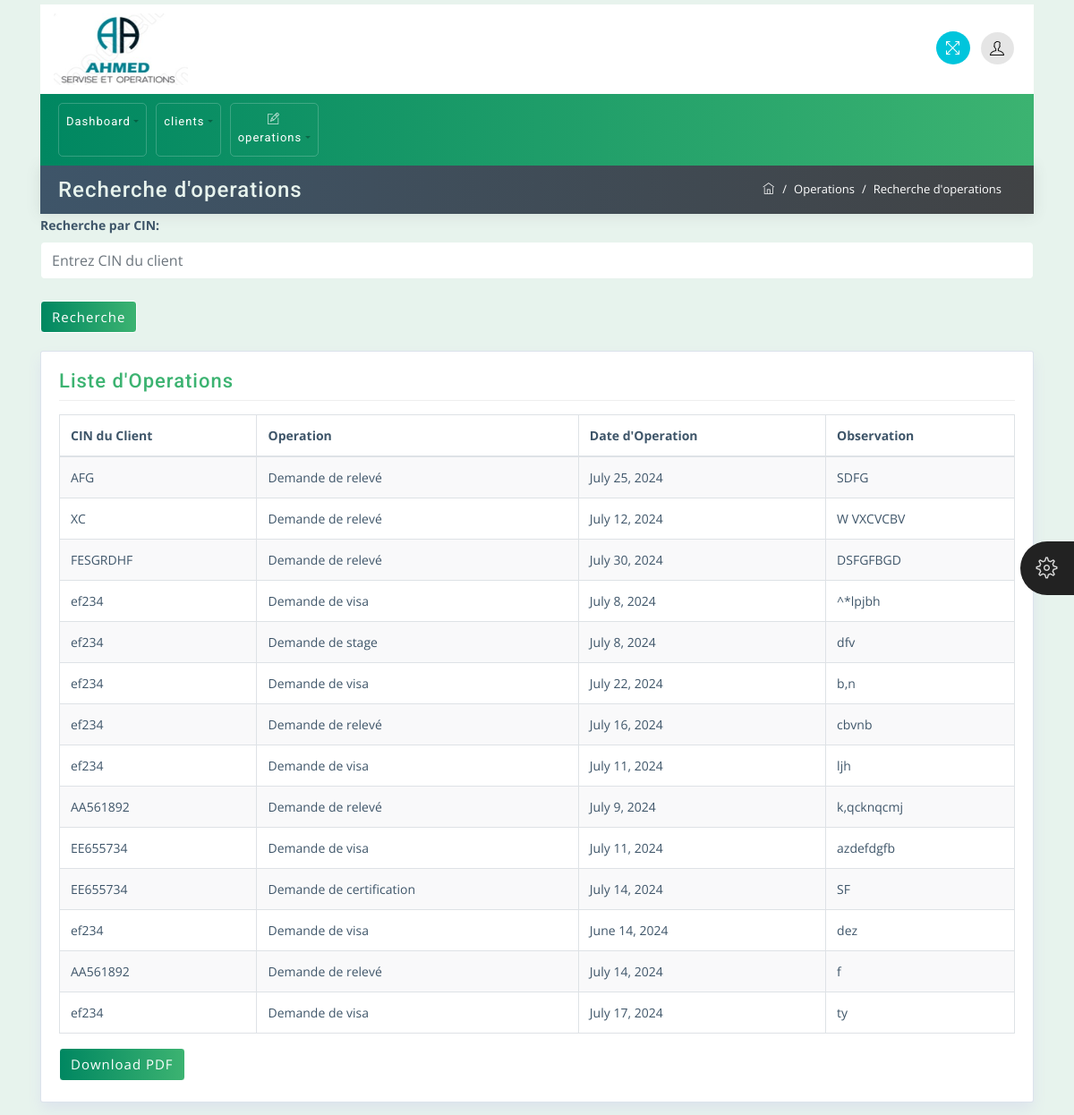
Page /operation/all on the earlier database version.
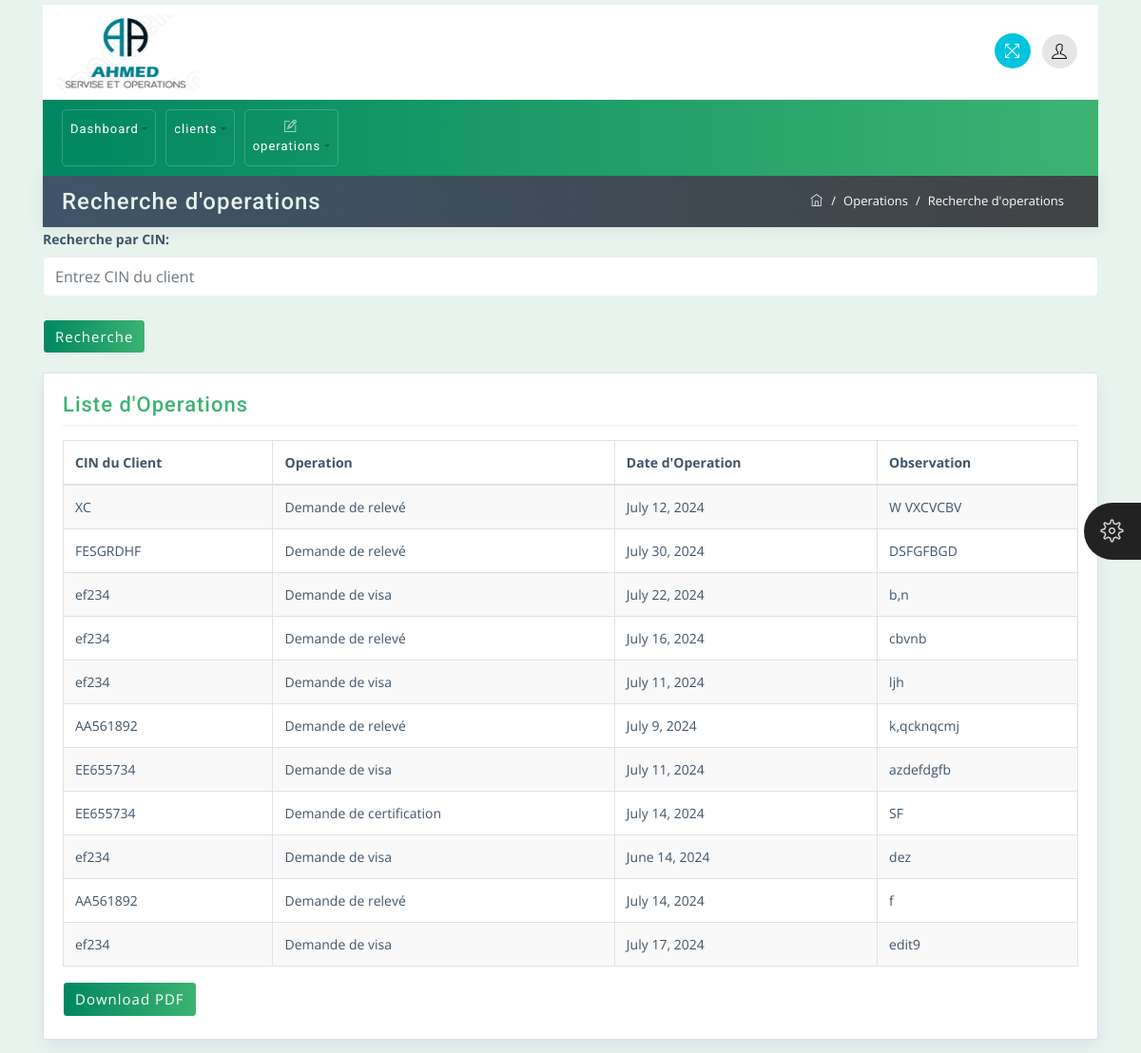
Same page on the later database version.
### employe/models.py (models this page shows, shortened)
class Operation(models.Model):
    client_id = models.CharField(max_length=100)
    operation = models.CharField(max_length=100)
    operation_date = models.DateField(default=timezone.now)
    observation = models.TextField()
    piece_jointe = models.FileField(upload_to='piece_jointe/')
    confirmed = models.BooleanField(default=False)

### employe/views.py (the view)
# urls.py: path('operation/all',OperationListView.as_view(),name='all_operation'),
class OperationListView(ListView):
    model = Operation
    template_name = 'client/operation_list.html'
    context_object_name = 'operations'

### employe/templates/client/operation_list.html
{% extends 'base.html' %}
{% block content %}
<div class="container mt-0">
    <div class="row breadcrumb-bar">
        <div class="col-md-6">
            <h3 class="block-title">Recherche d'operations</h3>
        </div>
        <div class="col-md-6">
            <ol class="breadcrumb">
                <li class="breadcrumb-item">
                    <a href="{% url 'employe:base' %}">
                        <span class="ti-home"></span>
                    </a>
                </li>
                <li class="breadcrumb-item">Operations</li>
                <li class="breadcrumb-item active">Recherche d'operations</li>
            </ol>
        </div>
    </div>
</div>
<div class="container">
    <form method="get" action="{% url 'employe:search_operations' %}">
        <div class="form-group">
            <label for="query">Recherche par CIN:</label>
            <input type="text" name="query" id="query" class="form-control" placeholder="Entrez CIN du client
            " value="{{ request.GET.query }}">
        </div>
        <button type="submit" class="btn btn-primary">Recherche</button>
    </form>
</div>
<div class="container">
    <div class="row">
        <div class="col-md-12">
            <div class="widget-area-2 proclinic-box-shadow">
                <h3 class="widget-title">Liste d'Operations</h3>
                <div class="table-responsive mb-3">
                    <table id="tableId" class="table table-bordered table-striped">
                        <thead>
                            <tr>
                                <th> CIN du Client</th>
                                <th>Operation</th>
                                <th>Date d'Operation </th>
                                <th>Observation</th>
                            </tr>
                        </thead>
                        <tbody>
                            {% for operation in operations %}
                            <tr>
                                <td>{{ operation.client_id }}</td>
                                <td>{{ operation.operation }}</td>
                                <td>{{ operation.operation_date }}</td>
                                <td>{{ operation.observation }}</td>
                            </tr>
                            {% endfor %}
                        </tbody>
                    </table>
                    <a href="{% url 'employe:operationlistpdf' %}?query={{ request.GET.query }}" class="btn btn-primary">Download PDF</a>
                </div>
            </div>
        </div>
    </div>
</div>
{% endblock %}

### employe/templates/base.html (shortened to what this page needs)
{% load static %}
<!DOCTYPE html>
<html lang="en">
    <head>
        {% load static %}
        <link rel="stylesheet" href="{% static 'css/bootstrap.min.css' %}">
        <link rel="stylesheet" href="{% static 'css/themify-icons.css' %}">
        <link rel="stylesheet" href="{% static 'css/animate.css' %}">
        <link rel="stylesheet" href="{% static 'css/styles.css' %}">
        <link rel="stylesheet" href="{% static 'css/green.css' %}" id="style_theme">
        <link rel="stylesheet" href="{% static 'css/responsive.css' %}">
        <link rel="stylesheet" href="{% static 'charts/css/morris.css'%}">
        <link rel="stylesheet" href="{% static 'css/jquery-jvectormap.css'%}">
    </head>
<body>
	<div class="theme-settings" id="switcher">
		<span class="theme-click">
			<span class="ti-settings"></span>
		</span>
	</div>
    <div class="wrapper">
		<div id="content">
			<div class="container top-brand">
				<nav class="navbar navbar-default">
					<div class="navbar-header">
						<div class="sidebar-header"> <a href="{% url 'employe:add_client' %}"><img src="{% static 'images/logo-dark.jpg'%} " class="logo" alt="logo"width="150" height="80"></a>
						</div>
					</div>
					<ul class="nav justify-content-end">
						<li class="nav-item">
							<a class="nav-link">
								<span title="Fullscreen" class="ti-fullscreen fullscreen"></span>
							</a>
						</li>
						<li class="nav-item">
							<a class="nav-link dropdown-toggle" data-toggle="dropdown" href="#" role="button" aria-haspopup="true"
							 aria-expanded="false">
								<span class="ti-user"></span>
							</a>
						</li>
					</ul>
				</nav>
			</div>
			<div class="container menu-nav">
				<nav class="navbar navbar-expand-lg proclinic-bg text-white">
					<div class="collapse navbar-collapse" id="navbarSupportedContent">
						<ul class="navbar-nav mr-auto">
							<li class="nav-item dropdown">
								<a class="nav-link dropdown-toggle" data-toggle="dropdown" href="#" role="button" aria-haspopup="true"
								 aria-expanded="false"> Dashboard</a>
							</li>
							<li class="nav-item dropdown">
								<a class="nav-link dropdown-toggle" data-toggle="dropdown" href="#" role="button" aria-haspopup="true"
								 aria-expanded="false"> clients</a>
							</li>
							<li class="nav-item dropdown">
								<a class="nav-link dropdown-toggle" data-toggle="dropdown" href="#" role="button" aria-haspopup="true"
								 aria-expanded="false"><span class="ti-pencil-alt"></span> operations</a>
							</li>
						</ul>
					</div>
				</nav>
			</div>
			{% block content %}{% endblock %}
		</div>
	</div>
</body>
</html>

### employe/static/css/styles.css (style rules this page uses)
body { font-family: 'Open Sans', sans-serif; background-color: #E7F3ED; color: #3e5569; }
h1, h2, h3, h4, h5, h6, span, .menu-nav { font-family: 'Roboto', sans-serif; letter-spacing: 1px; }
a, a:hover, a:focus { color: inherit; text-decoration: none; transition: all 0.3s; }
.navbar { padding: 10px 15px; background: #fff; border: none; border-radius: 0; }
.breadcrumb { border-radius: 0; margin-bottom: 0; float: right; border-radius: 20px; background-color: transparent; }
.breadcrumb-bar { background: #3e5569; background: -webkit-linear-gradient(to left, #414345, #3e5569); background: linear-gradient(to left, #414345, #3e5569); margin-left: 0px !important; margin-right: 0px !important; padding: 5px 20px; -webkit-box-shadow: 0px 1px 15px 1px rgba(69,65,78,0.1); box-shadow: 0px 1px 15px 1px rgba(69,65,78,0.1); color: #fff; border: 0px solid; }
.breadcrumb-item { color: #ffffff; font-size: 13px; }
.breadcrumb-item.active { color: #ffffff; font-size: 13px; }
.breadcrumb-item+.breadcrumb-item::before { color: #ffffff; }
.breadcrumb-bar div[class*="col-"] { padding-right: 0px; padding-left: 0px; }
.table td, .table th { padding: .75rem; }
#content { padding-top: 5px; padding-bottom: 15px; transition: all 0.3s; width: 100%; }
.proclinic-box-shadow { border-radius: 0; border: 0; -webkit-box-shadow: 0 0 0 1px #dce3ec, 0 8px 16px 0 #dce3ec; box-shadow: 0 0 0 1px #dce3ec, 0 8px 16px 0 #dce3ec; background: #fff; margin-top: 20px; }
div[class*="col-"] { padding-right: 6px; padding-left: 6px; }
.table-striped tbody tr:nth-of-type(odd) { background-color: rgba(61,79,90,.03); }
table.table tbody td, table.table thead th { font-size: 14px; }
#switcher { position: fixed; bottom: 45%; right: -130px; width: 130px; background-color: #404040; color: #ffffff; z-index: 9999; font-size: 15px; padding-bottom: 20px; -webkit-transition: all 0.6s ease; transition: all 0.6s ease; height: 80px; }
#switcher .theme-click { display: block; position: absolute; padding: 8px; width: 60px; height: 60px; line-height: 48px; color: #ffffff; font-size: 24px; background-color: #222; text-align: center; left: -60px; top: 0; cursor: pointer; z-index: 2; border-radius: 30px 0 0 30px; }
#switcher .theme-click .ti-settings { color: #ddd; }
.menu-nav .navbar-nav .nav-item { font-size: 13px; padding: 2px 0px; border: 1px solid rgba(255,255,255,.2); margin: 0 5px; border-radius: 5px; }
.menu-nav .dropdown-toggle::after { color: rgba(0,0,0,.3); }
.menu-nav [class^="ti-"], .menu-nav [class*=" ti-"] { color: rgba(255,255,255,.8); }
.navbar-default .dropdown-toggle::after { display: none; }
.navbar-default .ti-announcement, .navbar-default .ti-user, .navbar-default .ti-search { padding: 10px; border-radius: 50%; color: #000; }
.navbar-default .ti-user, .navbar-default .ti-announcement, .navbar-default .ti-search { background: rgba(0,0,0,.1); }
.top-brand .nav-link { padding: 6px; cursor: pointer; }
.navbar .nav .nav-item:last-child .nav-link { padding-right: 7px; }
.fullscreen { padding: 10px; font-size: 17px; cursor: pointer; background: #00c5dc; color: #fff; border-radius: 50%; margin-left: 10px; }
h3.block-title { background: transparent; margin: 4px auto; color: #E7F3ED; }
.widget-area-2 { background: #fff; margin-top: 1rem; padding: 20px; padding-bottom: 2px; border-radius: 2px; }
.widget-title { font-size: 22px; padding-bottom: .5rem; margin-bottom: 15px; border-bottom: 1px solid #eeeeee; }
.btn { margin-bottom: 5px; font-size: 15px; letter-spacing: 1px; }
.form-control { border-color: #E7F3ED; }
input.form-control { padding: .5rem .75rem; }
.form-group { margin-bottom: 1.5rem; }
form .form-group label { font-weight: bold; font-size: 14px; }
.block-title { -ms-flex: 1 1 auto; flex: 1 1 auto; min-height: 1.75rem; font-size: 1.5rem; line-height: 1.5; }

### employe/static/css/green.css (style rules this page uses)
.proclinic-bg { background: #3CB371; background: -webkit-linear-gradient(to right, #008761, #3CB371); background: linear-gradient(to right, #008761, #3CB371); }
.btn-primary { background: #3CB371; background: -webkit-linear-gradient(to right, #008761, #3CB371); background: linear-gradient(to right, #008761, #3CB371); border-color: #ffffff; }
.widget-title { color: #3CB371; }

### employe/static/css/responsive.css (style rules this page uses)
@media (min-width: 992px) { .row { margin-right: -5px; margin-left: -5px; } }
@media (min-width: 992px) and (max-width: 1200px) { .menu-nav [class^="ti-"], .menu-nav [class*=" ti-"] { display: block; margin-bottom: 5px; text-align: center; } }

Differences in the rows shown:
removed Operation: client_id "AFG", operation "Demande de relevé", operation_date "July 25, 2024", observation "SDFG"
removed Operation: client_id "ef234", operation "Demande de visa", operation_date "July 8, 2024", observation "^*lpjbh"
removed Operation: client_id "ef234", operation "Demande de stage", operation_date "July 8, 2024", observation "dfv"
changed Operation: observation "ty" → "edit9"
